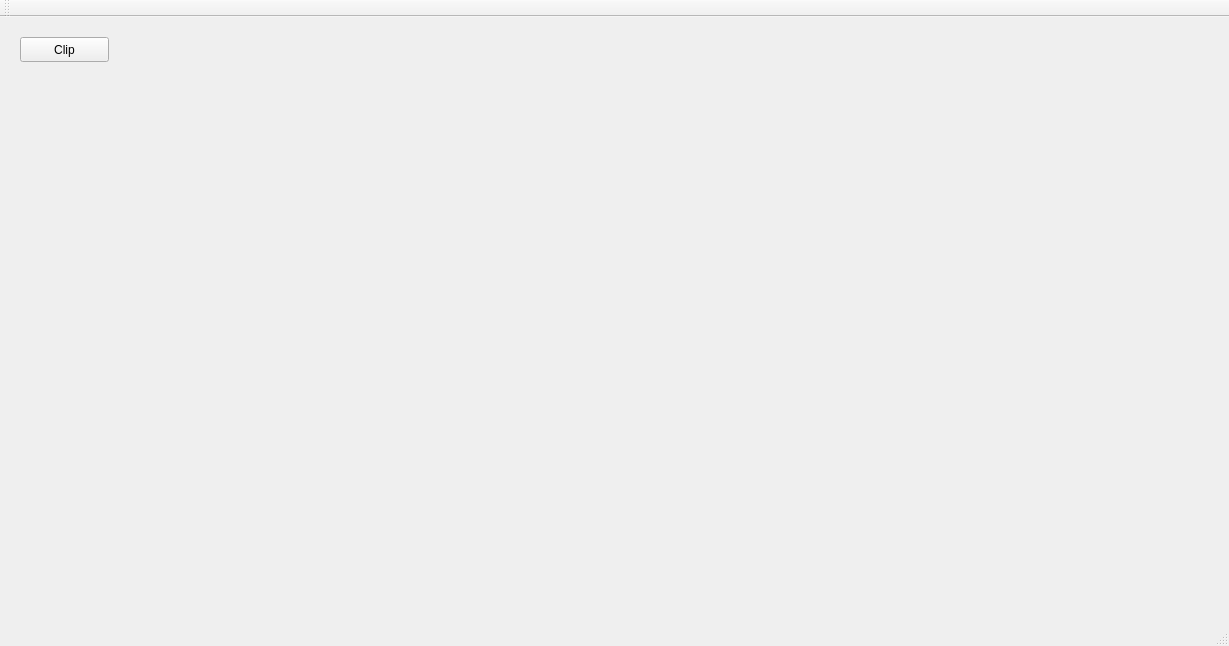
<?xml version="1.0" encoding="UTF-8"?>
<ui version="4.0">
 <class>MainWindow</class>
 <widget class="QMainWindow" name="MainWindow">
  <property name="geometry">
   <rect>
    <x>0</x>
    <y>0</y>
    <width>1229</width>
    <height>646</height>
   </rect>
  </property>
  <property name="windowTitle">
   <string>MainWindow</string>
  </property>
  <widget class="QWidget" name="centralWidget">
   <widget class="QPushButton" name="clip_button">
    <property name="geometry">
     <rect>
      <x>20</x>
      <y>20</y>
      <width>89</width>
      <height>25</height>
     </rect>
    </property>
    <property name="text">
     <string>Clip</string>
    </property>
   </widget>
  </widget>
  <widget class="QMenuBar" name="menuBar">
   <property name="geometry">
    <rect>
     <x>0</x>
     <y>0</y>
     <width>1229</width>
     <height>22</height>
    </rect>
   </property>
  </widget>
  <widget class="QToolBar" name="mainToolBar">
   <attribute name="toolBarArea">
    <enum>TopToolBarArea</enum>
   </attribute>
   <attribute name="toolBarBreak">
    <bool>false</bool>
   </attribute>
  </widget>
  <widget class="QStatusBar" name="statusBar"/>
 </widget>
 <layoutdefault spacing="6" margin="11"/>
 <resources/>
 <connections/>
</ui>
